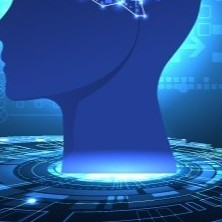
#> input picture 1.jpg, 222 x 222 px
$ jupyter execute 'Task 4.3 .ipynb'
#> lines starting #> are read from the running program, lines starting #| are printed output that depends on the picture
# Task 4.3 combining multiple image

[cell 1]
import cv2
import numpy as np

[cell 2]
#uploaded the image
pic1 = cv2.imread("1.jpg")
#> pic1 is the input picture: shape (222, 222, 3); mean B, G, R 153, 85.7, 38.4
pic2 = cv2.imread("2.jpg")
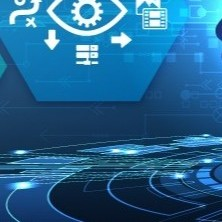
#> input picture 2.jpg, 222 x 222 px
#> pic2 is the input picture: shape (222, 222, 3); mean B, G, R 144.1, 100.4, 35.8
pic3 = cv2.imread("3.jpg")
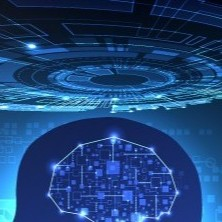
#> input picture 3.jpg, 222 x 222 px
#> pic3 is the input picture: shape (222, 222, 3); mean B, G, R 121.4, 67.9, 29.3
pic4 = cv2.imread("4.jpg")
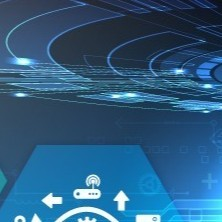
#> input picture 4.jpg, 222 x 222 px
#> pic4 is the input picture: shape (222, 222, 3); mean B, G, R 129.4, 92.4, 44.5

[cell 3]
#hstack for horizontal image collage
combo1 = np.hstack((pic1, pic2, pic3, pic4))
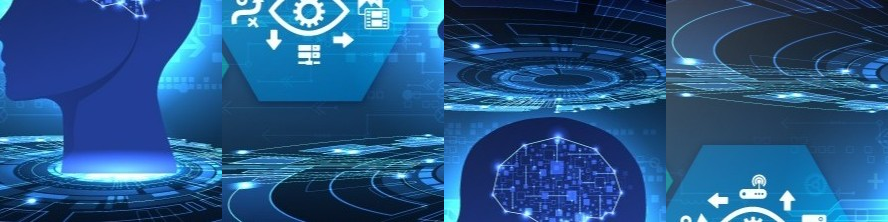
#> combo1: shape (222, 888, 3); mean B, G, R 137, 86.6, 37
cv2.imshow("College horizontal", combo1)
cv2.waitKey()
cv2.destroyAllWindows()

[cell 4]
#vstack for vertical image collage
combo1 = np.vstack((pic1, pic2, pic3, pic4))
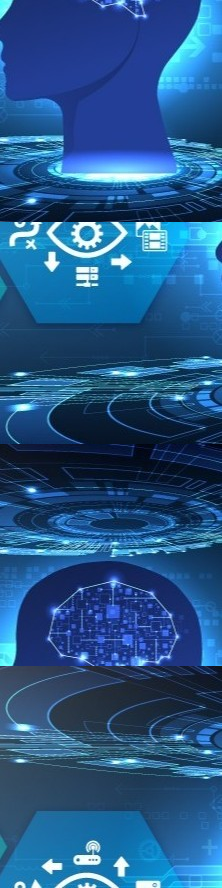
#> combo1: shape (888, 222, 3); mean B, G, R 137, 86.6, 37
x = cv2.imshow("College Vertical", combo1)
cv2.waitKey()
cv2.destroyAllWindows()
